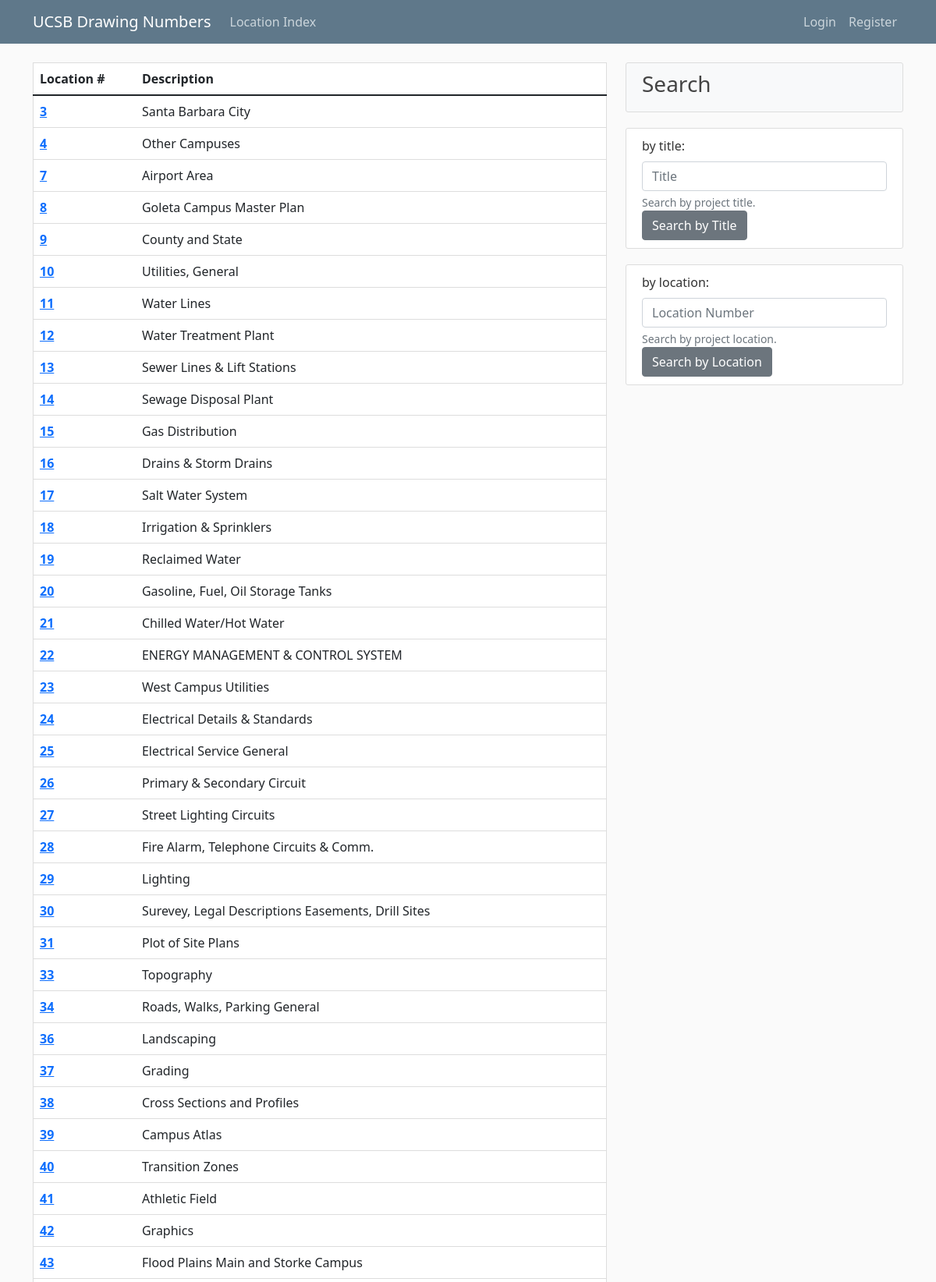
Page /locs/ (upper part) on the committed database.
### flaskdraw/models.py (models this page shows, shortened)
class Drawloc(db.Model):
    id = db.Column(db.Integer, primary_key=True)
    locnum = db.Column(db.Integer, nullable=False)
    locdescrip = db.Column(db.Text, nullable=False)

### flaskdraw/routes.py (the view)
@app.route("/locs/")
def locations():
    location_list = Drawloc.query.order_by(Drawloc.locnum.asc()).all()
    return render_template(
        "locations.html", location_list=location_list, title="Location Categories"
    )

### flaskdraw/forms.py
class SearchForm(FlaskForm):
    lnum = IntegerField("Location Number", validators=[InputRequired()])
    searched = StringField("Searched", validators=[InputRequired()])
    submit = SubmitField("Submit")

### flaskdraw/routes.py (called while the page is built)
@app.context_processor
def base():
    form = SearchForm()
    return dict(form=form)

### flaskdraw/templates/locations.html (shortened to what this page needs)
{% extends 'base.html' %}
{% block content %}
<div class="content">
  <table class="table content-section">
    <thead>
      <tr>
        <th scope="col">Location #</th>
        <th scope="col">Description</th>
      </tr>
    </thead>
    <tbody>
  {% for location in location_list %}
  <tr>
    <th scope="row"><a href="{{ url_for('index', lnum=location.locnum)}}">
      {{ location.locnum | int }}</a></th>
    <td>{{ location.locdescrip }}</td>
  </tr>
  {% endfor %}
    </tbody>
  </table>
</div>
{% endblock content %}

### flaskdraw/static/base.css (style rules this page uses)
body { background: #fafafa; color: #333333; margin-top: 5rem; }
.content-section { background: #ffffff; padding: 10px 20px; border: 1px solid #dddddd; border-radius: 3px; margin-bottom: 20px; }
th { cursor: pointer; }

### rows in the picture
Drawloc: locnum "3", locdescrip "Santa Barbara City"
Drawloc: locnum "4", locdescrip "Other Campuses"
Drawloc: locnum "7", locdescrip "Airport Area"
Drawloc: locnum "8", locdescrip "Goleta Campus Master Plan"
Drawloc: locnum "9", locdescrip "County and State"
Drawloc: locnum "10", locdescrip "Utilities, General"
Drawloc: locnum "11", locdescrip "Water Lines"
Drawloc: locnum "12", locdescrip "Water Treatment Plant"
Drawloc: locnum "13", locdescrip "Sewer Lines & Lift Stations"
Drawloc: locnum "14", locdescrip "Sewage Disposal Plant"
Drawloc: locnum "15", locdescrip "Gas Distribution"
Drawloc: locnum "16", locdescrip "Drains & Storm Drains"
Drawloc: locnum "17", locdescrip "Salt Water System"
Drawloc: locnum "18", locdescrip "Irrigation & Sprinklers"
Drawloc: locnum "19", locdescrip "Reclaimed Water"
Drawloc: locnum "20", locdescrip "Gasoline, Fuel, Oil Storage Tanks"
Drawloc: locnum "21", locdescrip "Chilled Water/Hot Water"
Drawloc: locnum "22", locdescrip "ENERGY MANAGEMENT & CONTROL SYSTEM"
Drawloc: locnum "23", locdescrip "West Campus Utilities"
Drawloc: locnum "24", locdescrip "Electrical Details & Standards"
Drawloc: locnum "25", locdescrip "Electrical Service General"
Drawloc: locnum "26", locdescrip "Primary & Secondary Circuit"
Drawloc: locnum "27", locdescrip "Street Lighting Circuits"
Drawloc: locnum "28", locdescrip "Fire Alarm, Telephone Circuits & Comm."
Drawloc: locnum "29", locdescrip "Lighting"
Drawloc: locnum "30", locdescrip "Surevey, Legal Descriptions Easements, Drill Sites"
Drawloc: locnum "31", locdescrip "Plot of Site Plans"
Drawloc: locnum "33", locdescrip "Topography"
Drawloc: locnum "34", locdescrip "Roads, Walks, Parking General"
Drawloc: locnum "36", locdescrip "Landscaping"
Drawloc: locnum "37", locdescrip "Grading"
Drawloc: locnum "38", locdescrip "Cross Sections and Profiles"
Drawloc: locnum "39", locdescrip "Campus Atlas"
Drawloc: locnum "40", locdescrip "Transition Zones"
Drawloc: locnum "41", locdescrip "Athletic Field"
Drawloc: locnum "42", locdescrip "Graphics"
Drawloc: locnum "43", locdescrip "Flood Plains Main and Storke Campus"
